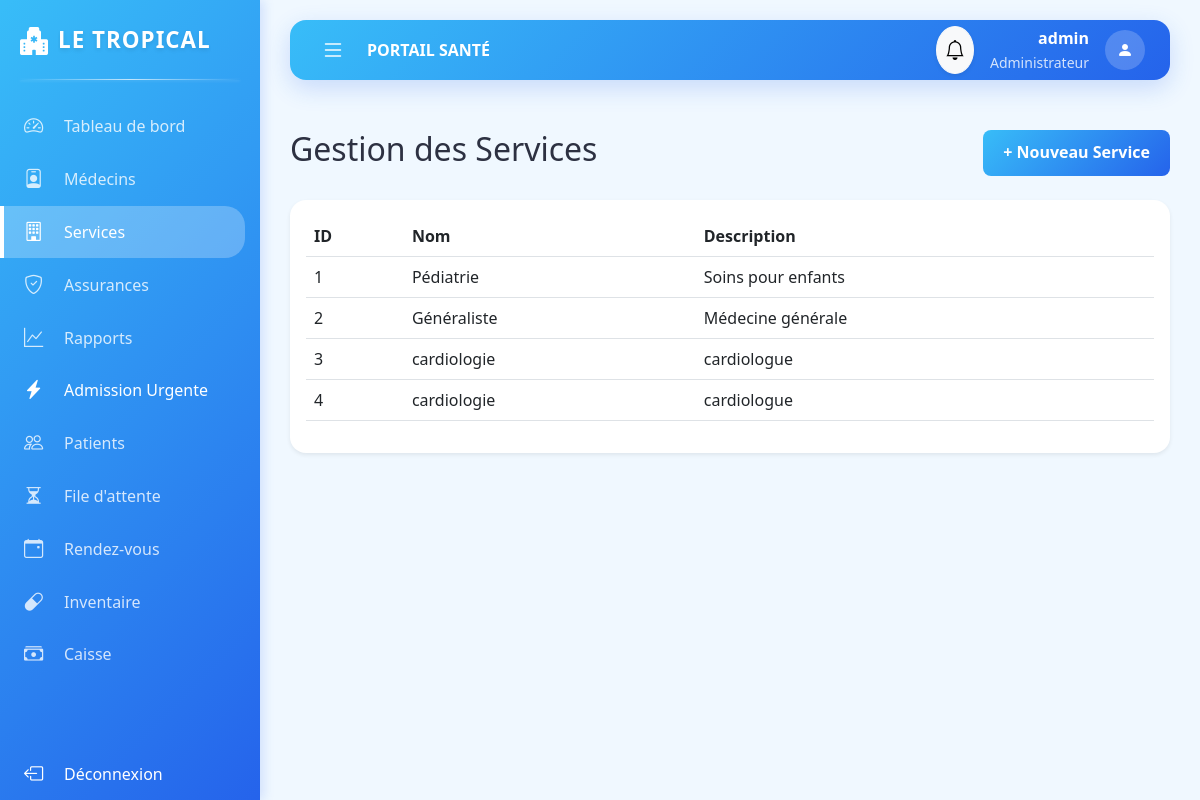
The app's page /admin/services (signed in) with its own data.
### app/models.py (models this page shows)
class Utilisateur(db.Model, UserMixin):
    id = db.Column(db.Integer, primary_key=True)
    username = db.Column(db.String(50), unique=True, nullable=False)
    password = db.Column(db.String(100), nullable=False)
    role = db.Column(db.String(20), nullable=False) # Admin, Medecin, Patient, Pharmacien, Receptionniste
    date_creation = db.Column(db.DateTime, default=datetime.utcnow)
    patient_id = db.Column(db.Integer, db.ForeignKey('patient.id'), nullable=True)
    patient = db.relationship('Patient', backref=db.backref('user', uselist=False))
    medecin_id = db.Column(db.Integer, db.ForeignKey('medecin.id'), nullable=True)
    medecin = db.relationship('Medecin', backref=db.backref('user', uselist=False))

class Service(db.Model):
    id = db.Column(db.Integer, primary_key=True)
    nom_service = db.Column(db.String(100), nullable=False)
    description = db.Column(db.Text)
    medecins = db.relationship('Medecin', backref='service', lazy=True)

### app/routes.py (the view)
@main.route("/admin/services")
@login_required
def list_services():
    if current_user.role != 'Administrateur': return redirect(url_for('main.dashboard'))
    return render_template('admin/services.html', services=Service.query.all())

### app/__init__.py (called while the page is built)
def create_app(config_class=Config):
    app = Flask(__name__)
    app.config.from_object(Config)
    db.init_app(app)
    bcrypt.init_app(app)
    login_manager.init_app(app)
    from app.routes import main
    app.register_blueprint(main)
    from app.transfert import transfert_bp
    app.register_blueprint(transfert_bp)
    @app.context_processor
    def inject_now():
        from datetime import datetime
        return {'datetime': datetime}
    return app

### app/models.py (called while the page is built)
@login_manager.user_loader
def load_user(user_id):
    return Utilisateur.query.get(int(user_id))

### app/routes.py (called while the page is built)
@main.app_context_processor
def inject_notifications():
    if current_user.is_authenticated: return dict(unread_notifications=[n for n in current_user.notifications if not n.lu])
    return dict(unread_notifications=[])

### app/templates/admin/services.html
{% extends "base.html" %}
{% block content %}
<div class="d-flex justify-content-between mb-4">
    <h2>Gestion des Services</h2>
    <a href="{{ url_for('main.nouveau_service') }}" class="btn btn-senegal">+ Nouveau Service</a>
</div>
<div class="card border-0 shadow-sm"><div class="card-body">
    <table class="table">
        <thead><tr><th>ID</th><th>Nom</th><th>Description</th></tr></thead>
        <tbody>
            {% for s in services %}
            <tr><td>{{ s.id }}</td><td>{{ s.nom_service }}</td><td>{{ s.description }}</td></tr>
            {% endfor %}
        </tbody>
    </table>
</div></div>
{% endblock %}

### app/templates/base.html (shortened to what this page needs)
<!DOCTYPE html>
<html lang="fr">
<head>
    <link href="https://cdn.jsdelivr.net/npm/bootstrap@5.3.0/dist/css/bootstrap.min.css" rel="stylesheet">
    <link rel="stylesheet" href="https://cdn.jsdelivr.net/npm/bootstrap-icons@1.11.0/font/bootstrap-icons.css">
</head>
<body>
    {% if current_user.is_authenticated %}
    <div id="sidebar">
        <div class="sidebar-header">
            <i class="bi bi-hospital-fill text-success fs-3"></i>
            <span class="logo-text">LE TROPICAL</span>
        </div>
            <a href="{{ url_for('main.dashboard') }}" class="menu-item {{ 'active' if request.endpoint == 'main.dashboard' }}">
                <i class="bi bi-speedometer2"></i>
                <span class="menu-text">Tableau de bord</span>
            </a>
            {% if current_user.role == 'Administrateur' %}
            <a href="{{ url_for('main.list_medecins') }}" class="menu-item {{ 'active' if request.endpoint == 'main.list_medecins' }}">
                <i class="bi bi-person-badge"></i>
                <span class="menu-text">Médecins</span>
            </a>
            <a href="{{ url_for('main.list_services') }}" class="menu-item {{ 'active' if request.endpoint == 'main.list_services' }}">
                <i class="bi bi-building"></i>
                <span class="menu-text">Services</span>
            </a>
            <a href="{{ url_for('main.list_assurances') }}" class="menu-item {{ 'active' if request.endpoint == 'main.list_assurances' }}">
                <i class="bi bi-shield-check"></i>
                <span class="menu-text">Assurances</span>
            </a>
            <a href="{{ url_for('main.rapports') }}" class="menu-item {{ 'active' if request.endpoint == 'main.rapports' }}">
                <i class="bi bi-graph-up"></i>
                <span class="menu-text">Rapports</span>
            </a>
            {% endif %}
            {% if current_user.role in ['Administrateur', 'Receptionniste'] %}
            <a href="{{ url_for('main.admission_urgence') }}" class="menu-item {{ 'active' if request.endpoint == 'main.admission_urgence' }} text-danger">
                <i class="bi bi-lightning-charge-fill"></i>
                <span class="menu-text">Admission Urgente</span>
            </a>
            {% endif %}
            {% if current_user.role in ['Administrateur', 'Receptionniste', 'Medecin'] %}
            <a href="{{ url_for('main.list_patients') }}" class="menu-item {{ 'active' if request.endpoint == 'main.list_patients' }}">
                <i class="bi bi-people"></i>
                <span class="menu-text">Patients</span>
            </a>
            {% endif %}
            {% if current_user.role in ['Administrateur', 'Receptionniste'] %}
            <a href="{{ url_for('main.file_attente') }}" class="menu-item {{ 'active' if request.endpoint == 'main.file_attente' }}">
                <i class="bi bi-hourglass-split"></i>
                <span class="menu-text">File d'attente</span>
            </a>
            {% endif %}
            {% if current_user.role not in ['Pharmacien', 'Caissier'] %}
            <a href="{{ url_for('main.list_rdvs') }}" class="menu-item {{ 'active' if request.endpoint == 'main.list_rdvs' }}">
                <i class="bi bi-calendar-event"></i>
                <span class="menu-text">Rendez-vous</span>
            </a>
            {% endif %}
            {% if current_user.role == 'Pharmacien' or current_user.role == 'Administrateur' %}
            <a href="{{ url_for('main.pharmacie_inventaire') }}" class="menu-item {{ 'active' if request.endpoint == 'main.pharmacie_inventaire' }}">
                <i class="bi bi-capsule"></i>
                <span class="menu-text">Inventaire</span>
            </a>
            {% endif %}
            {% if current_user.role in ['Caissier', 'Administrateur'] %}
            <a href="{{ url_for('main.caisse_factures') }}" class="menu-item {{ 'active' if request.endpoint == 'main.caisse_factures' }}">
                <i class="bi bi-cash-stack"></i>
                <span class="menu-text">Caisse</span>
            </a>
            {% endif %}
            <div class="mt-auto pt-5">
                <a href="{{ url_for('main.logout') }}" class="menu-item text-danger">
                    <i class="bi bi-box-arrow-left"></i>
                    <span class="menu-text">Déconnexion</span>
                </a>
            </div>
        </div>
    <div id="main-wrapper">
        <header class="top-navbar">
            <button class="toggle-btn" id="sidebarToggle">
                <i class="bi bi-list"></i>
            </button>
            <div class="ms-3 fw-bold text-uppercase d-none d-md-block">
                {{ title if title else "Portail Santé" }}
            </div>
            <div class="ms-auto d-flex align-items-center">
                <div class="dropdown me-3">
                    <button class="btn btn-light position-relative rounded-circle shadow-sm p-2" type="button" data-bs-toggle="dropdown">
                        <i class="bi bi-bell fs-5"></i>
                    </button>
                </div>
                <div class="text-end me-3 d-none d-sm-block">
                    <div class="fw-bold">{{ current_user.username }}</div>
                    <small class="text-muted">{{ current_user.role }}</small>
                </div>
                <div class="rounded-circle bg-success text-white d-flex align-items-center justify-content-center" style="width: 40px; height: 40px;">
                    <i class="bi bi-person-fill"></i>
                </div>
            </div>
        </header>
        <main class="content-area">
            {% block content %}{% endblock %}
        </main>
    </div>
    {% else %}
    <div class="content-area p-0">
        {% block auth_content %}{% endblock %}
    </div>
    {% endif %}
</body>
</html>

### app/templates/base.html (style rules this page uses)
:root { --primary-gradient: linear-gradient(135deg, #38BDF8 0%, #2563EB 100%); --button-gradient: linear-gradient(135deg, #38BDF8 0%, #2563EB 100%); --bg-light: #F0F8FF; --text-dark: #2D3142; --text-muted: #9C9EAB; --accent-bg: #E0F2FE; --accent-text: #0284C7; --sidebar-width: 260px; --sidebar-collapsed-width: 70px; --top-nav-height: 60px; }
body { background-color: var(--bg-light); overflow-x: hidden; font-family: 'Segoe UI', Tahoma, Geneva, Verdana, sans-serif; color: var(--text-dark); }
h1, h2, h3, h4, h5, h6, .fw-bold { color: var(--text-dark) !important; }
.text-muted { color: var(--text-muted) !important; }
#sidebar { width: var(--sidebar-width); height: 100vh; position: fixed; left: 0; top: 0; z-index: 1000; background: var(--primary-gradient); color: white; transition: all 0.3s ease; box-shadow: 4px 0 10px rgba(37, 99, 235, 0.15); display: flex; flex-direction: column; overflow-y: auto; overflow-x: hidden; }
.sidebar-header { height: 80px; display: flex; align-items: center; padding: 0 20px; margin-bottom: 20px; position: relative; background: transparent; }
.sidebar-header::after { content: ''; position: absolute; bottom: 0; left: 20px; right: 20px; height: 1px; background: linear-gradient(90deg, transparent, rgba(255, 255, 255, 0.7), transparent); box-shadow: 0 1px 3px rgba(255, 255, 255, 0.2); }
.sidebar-header .logo-text { white-space: nowrap; overflow: hidden; font-weight: 800; font-size: 1.4rem; letter-spacing: 1px; margin-left: 10px; transition: opacity 0.2s; color: white; text-shadow: 0 2px 4px rgba(0, 0, 0, 0.1); }
#sidebar .text-success, #sidebar .text-danger { color: white !important; }
.menu-item { padding: 12px 20px; display: flex; align-items: center; color: rgba(255,255,255,0.8); text-decoration: none; transition: all 0.2s; border-left: 4px solid transparent; }
.menu-item.active { color: white; background: rgba(255,255,255,0.25); border-left: 4px solid white; border-radius: 0 20px 20px 0; margin-right: 15px; }
.menu-item i { font-size: 1.2rem; min-width: 30px; }
.menu-text { margin-left: 10px; white-space: nowrap; transition: opacity 0.2s; }
#main-wrapper { margin-left: var(--sidebar-width); transition: all 0.3s ease; min-height: 100vh; display: flex; flex-direction: column; }
.top-navbar { height: var(--top-nav-height); background: var(--primary-gradient); display: flex; align-items: center; padding: 0 25px; box-shadow: 0 8px 24px rgba(37, 99, 235, 0.2); position: sticky; top: 20px; z-index: 999; margin: 20px 30px; border-radius: 16px; color: white; }
.top-navbar .fw-bold, .top-navbar .text-uppercase { color: white !important; }
.top-navbar .text-muted { color: rgba(255, 255, 255, 0.8) !important; }
.top-navbar .bg-success { background: rgba(255, 255, 255, 0.2) !important; color: white !important; }
.toggle-btn { background: none; border: none; font-size: 1.5rem; cursor: pointer; color: white; }
.content-area { padding: 30px; flex-grow: 1; }
.card { background: #FFFFFF; border-radius: 16px; box-shadow: 0 8px 24px rgba(37, 99, 235, 0.08); border: none; transition: transform 0.2s, box-shadow 0.2s; }
.btn-senegal, .btn-success, .btn-primary { background: var(--button-gradient); color: white; border: none; border-radius: 8px; padding: 10px 20px; font-weight: 600; }

### records on screen
Utilisateur: username "admin", role "Administrateur"
Service: id "1", nom_service "Pédiatrie", description "Soins pour enfants"
Service: id "2", nom_service "Généraliste", description "Médecine générale"
Service: id "3", nom_service "cardiologie", description "cardiologue"
Service: id "4", nom_service "cardiologie", description "cardiologue"

### other values on screen
{{ title if title else "Portail Santé" }} "PORTAIL SANTÉ"
